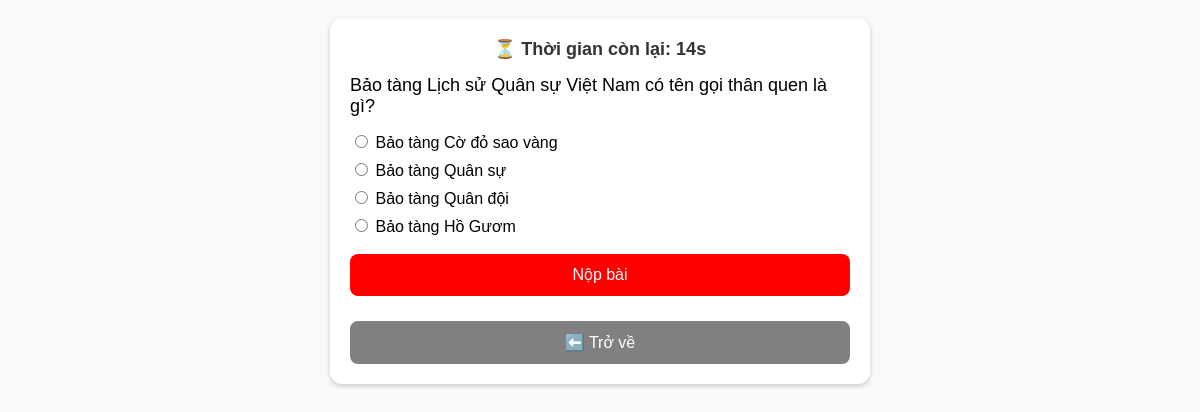
/doquiz.php?museumId=3 (signed in), run on the app's committed database.
### tables this page shows
CREATE TABLE `question` (
  `QuestionID` int NOT NULL,
  `QuizID` int DEFAULT NULL,
  `QuestionText` text NOT NULL
);

CREATE TABLE `option` (
  `OptionID` int NOT NULL,
  `QuestionID` int DEFAULT NULL,
  `TEXT` varchar(255) NOT NULL,
  `isCorrect` tinyint(1) DEFAULT '0'
);

### doquiz.php (the view, shortened to what this page needs)
<?php
require_once "db.php";
$museumId = isset($_GET['museumId']) ? intval($_GET['museumId']) : 0;
$sqlQuiz = "SELECT QuizID FROM quiz WHERE MuseumID = $museumId";
$resultQuiz = $conn->query($sqlQuiz);
if ($resultQuiz && $resultQuiz->num_rows > 0) {
    $quizRow = $resultQuiz->fetch_assoc();
    $quizId = $quizRow['QuizID'];
} else {
    die("❌ Bảo tàng này chưa có quiz nào.");
}
$sql = "SELECT * FROM question WHERE QuizID = $quizId ORDER BY RAND() LIMIT 1";
$result = $conn->query($sql);
$question = null;
$options = [];
if ($result && $result->num_rows > 0) {
    $question = $result->fetch_assoc();
    $questionId = $question['QuestionID'];
    $sqlOpt = "SELECT * FROM `option` WHERE QuestionID = $questionId";
    $resOpt = $conn->query($sqlOpt);
    if ($resOpt && $resOpt->num_rows > 0) {
        while ($row = $resOpt->fetch_assoc()) {
            $options[] = $row;
        }
    }
} else {
    die("❌ Quiz này chưa có câu hỏi nào.");
}
?>
<!DOCTYPE html>
<html lang="vi">
<head>
</head>
<body>
<div class="quiz-box">
    <div class="timer">⏳ Thời gian còn lại: <span id="countdown">15</span>s</div>
    <form id="quizForm">
        <div class="question"><?= htmlspecialchars($question['QuestionText']) ?></div>
        <?php foreach ($options as $opt): ?>
        <div class="option">
            <label>
                <input type="radio" name="option" value="<?= $opt['OptionID'] ?>" required>
                <?= htmlspecialchars($opt['TEXT']) ?>
            </label>
        </div>
        <?php endforeach; ?>
        <button type="submit" class="submit-btn" id="submitBtn">Nộp bài</button>
    </form>
    <button class="back-btn" onclick="window.location.href='museum.html?id=<?= $museumId ?>'">⬅️ Trở về</button>
</div>
</body>
</html>

### doquiz.php (style rules this page uses)
body { font-family: Arial, sans-serif; padding: 10px; background: #f9f9f9; }
.quiz-box { background: white; border-radius: 12px; padding: 20px; max-width: 500px; margin: auto; box-shadow: 0 2px 5px rgba(0,0,0,0.2); }
.question { font-size: 18px; margin-bottom: 15px; }
.option { margin: 8px 0; }
.submit-btn, .back-btn { width: 100%; background: red; color: white; padding: 12px; font-size: 16px; border: none; border-radius: 8px; cursor: pointer; margin-top: 10px; }
.back-btn { background: gray; }
.timer { font-size: 18px; font-weight: bold; text-align: center; margin-bottom: 15px; color: #333; }

### data on the page
question: QuestionText "Bảo tàng Lịch sử Quân sự Việt Nam có tên gọi thân quen là gì?"
option: TEXT "Bảo tàng Cờ đỏ sao vàng"
option: TEXT "Bảo tàng Quân sự"
option: TEXT "Bảo tàng Quân đội"
option: TEXT "Bảo tàng Hồ Gươm"
